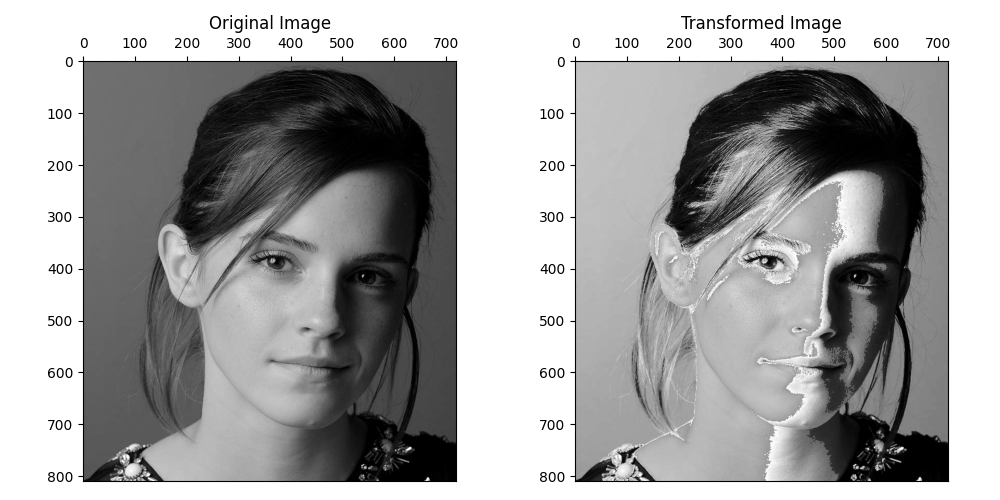
#> input picture EN3160_1_Images/EMMA.png, 1000 x 500 px, given in place of emma.jpg, which was not available
$ jupyter execute --allow-errors vision_assignment_1.ipynb   (text cells are left out)
#> lines starting #> are read from the running program, lines starting #| are printed output that depends on the picture; pictures that were not available may be replaced by others from this repository, and a replacement may not be noted
[cell 1]
import cv2 as cv
import numpy as np
import matplotlib.pyplot as plt

c = np.array([(50,50),(50, 100), (150, 255), (150,150)])
t1 = np.linspace(0, c[0,1], c[0,0] + 1 - 0).astype('uint8')
print(len(t1))
t2 = np.linspace(c[0,1], c[1,1], c[1,0] - c[0,0]).astype('uint8')
print(len(t2))
t3 = np.linspace(c[1,1] + 1, c[2,1], c[2,0] - c[1,0]).astype('uint8')
print(len(t3))
t4 = np.linspace(c[2,1], c[3,1], c[3,0] - c[2,0]).astype('uint8')
print(len(t3))
t5 = np.linspace(c[3,1] + 1, 255, 255 - c[3,0]).astype('uint8')
print(len(t3))
transform = np.concatenate((t1, t2), axis=0).astype('uint8')
transform = np.concatenate((transform, t3), axis=0).astype('uint8')
transform = np.concatenate((transform, t4), axis=0).astype('uint8')
transform = np.concatenate((transform, t5), axis=0).astype('uint8')
print(len(transform))

plt.plot(transform)
plt.xlabel('Input, $f(x)$')
plt.ylabel('Output, $T[f(x)]$')
plt.xlim(0,255)
plt.ylim(0,255)
# plt.grid(color='black', linestyle='-', linewidth=1)
plt.savefig('transform.png')
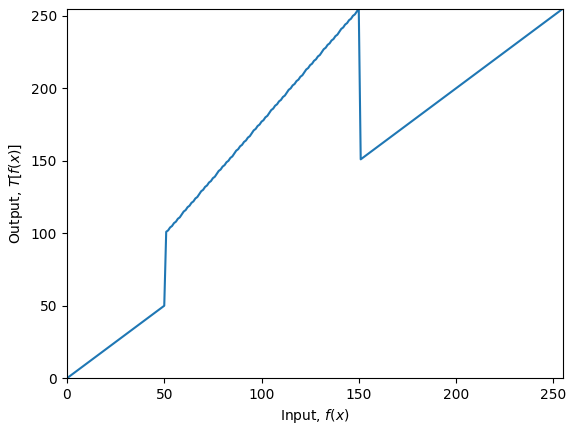
#> figure drawn by matplotlib, 1 panel; curve peaks at x = 150, y = 255
plt.show()

img_orig = cv.imread(r"C:\Users\samko\Downloads\a1images\emma.jpg", cv.IMREAD_GRAYSCALE)
#> img_orig is the input picture: shape (500, 1000); min 0, max 255, mean 162.4
image_transformed = cv.LUT(img_orig, transform)
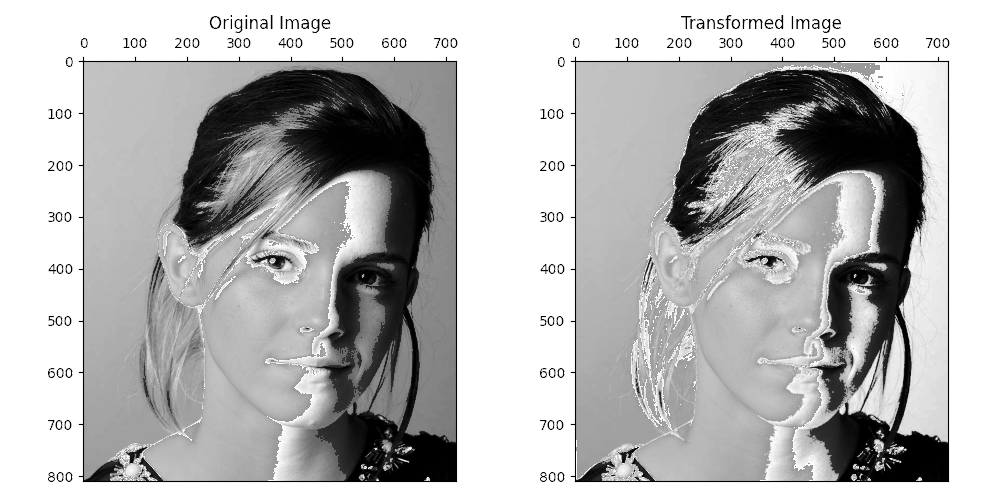
#> image_transformed: shape (500, 1000); min 0, max 255, mean 181.5

plt.figure(figsize=(10, 5))


plt.subplot(1, 2, 1)
ax = plt.gca()
ax.xaxis.set_ticks_position('top')

plt.title("Original Image")
plt.imshow(img_orig, cmap='gray')


plt.subplot(1, 2, 2)
ax = plt.gca()
ax.xaxis.set_ticks_position('top')

plt.title("Transformed Image")
plt.imshow(image_transformed, cmap='gray')


plt.tight_layout()
plt.savefig('EMMA.png')
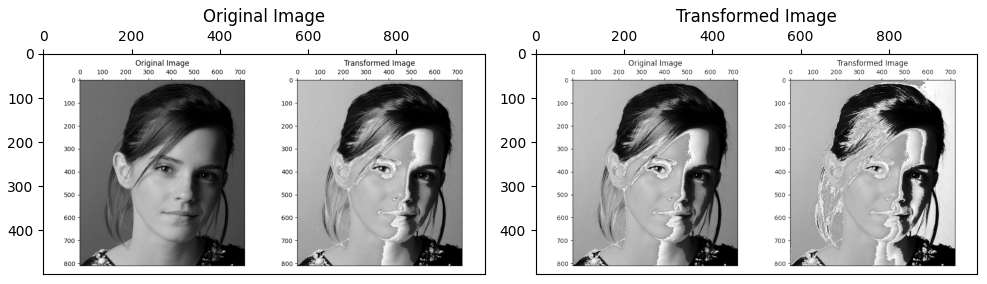
#> figure drawn by matplotlib, 2 panels
plt.show()

$ run again, with EN3160_1_Images/Gamma_0_5.png copied over EN3160_1_Images/EMMA.png
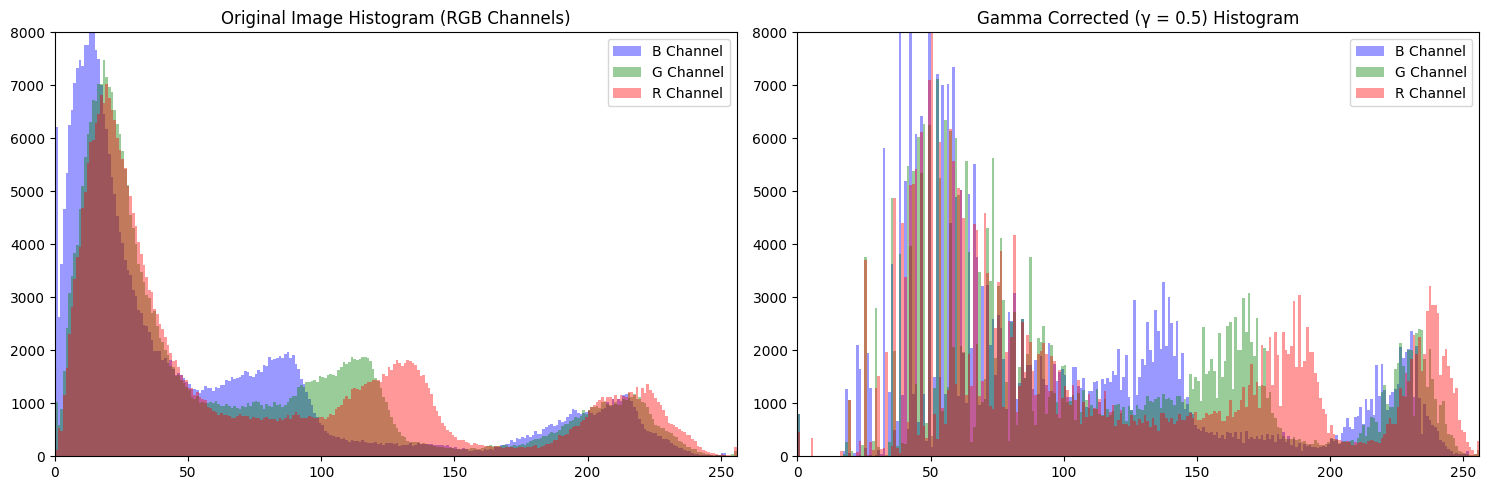
#> input picture EN3160_1_Images/Gamma_0_5.png, 1489 x 490 px, given in place of emma.jpg, which was not available
#> `image_transformed = cv.LUT(img_orig, transform)`:
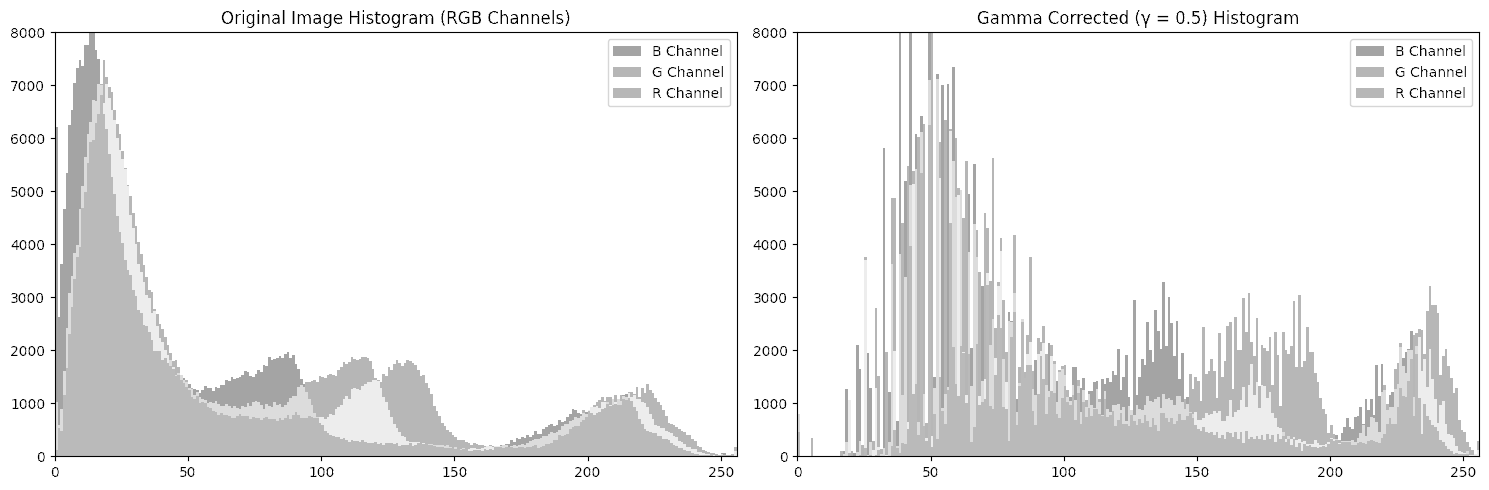
#> image_transformed: shape (490, 1489); min 0, max 255, mean 238.9
#> `plt.savefig('EMMA.png')`:
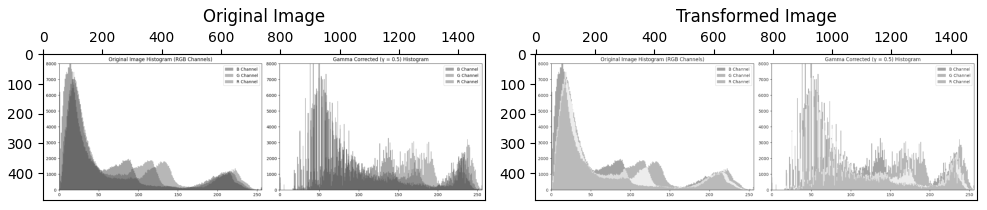
#> figure drawn by matplotlib, 2 panels

$ run again, with EN3160_1_Images/Gamma_2.png copied over EN3160_1_Images/EMMA.png
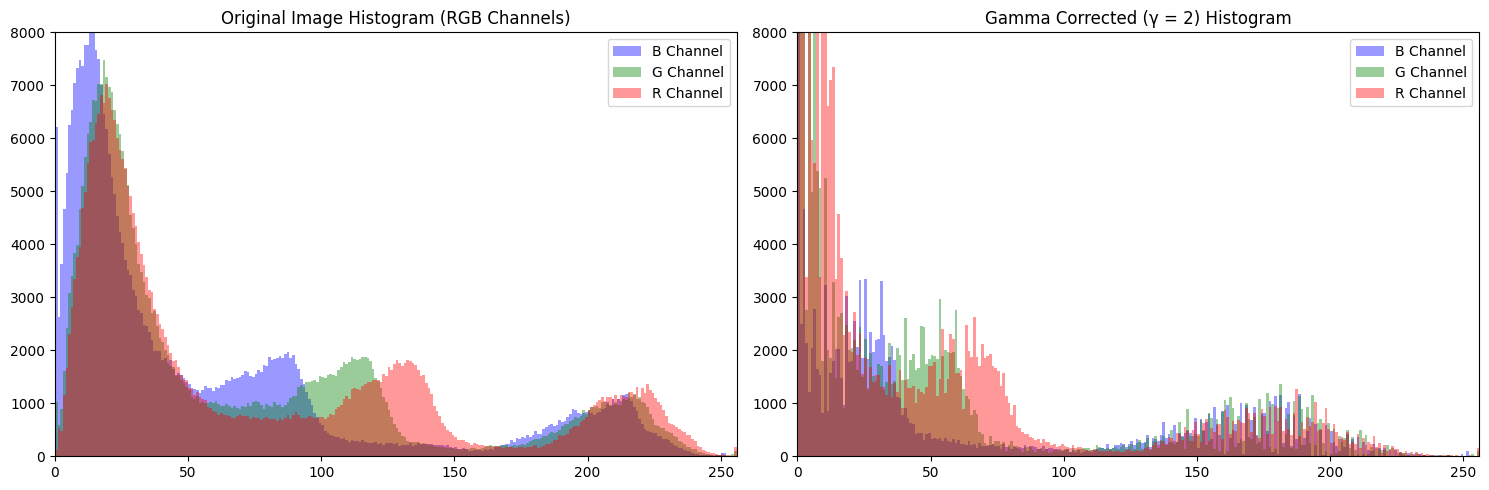
#> input picture EN3160_1_Images/Gamma_2.png, 1489 x 490 px, given in place of emma.jpg, which was not available
#> `image_transformed = cv.LUT(img_orig, transform)`:
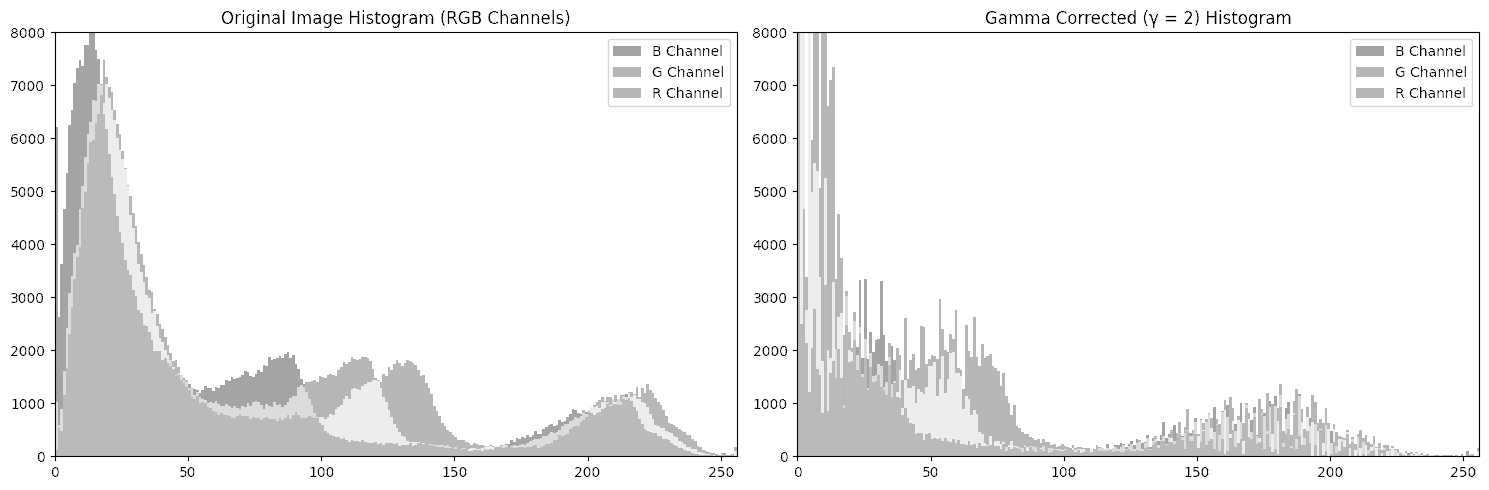
#> image_transformed: shape (490, 1489); min 0, max 255, mean 242
#> `plt.savefig('EMMA.png')`:
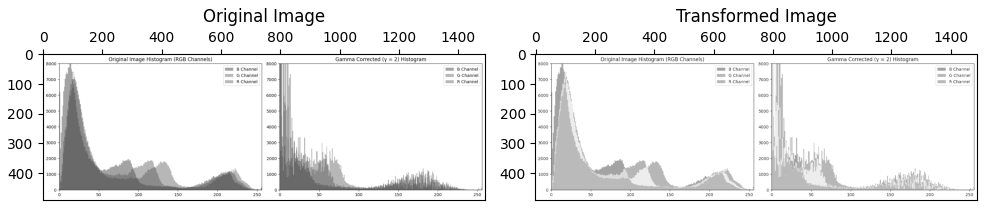
#> figure drawn by matplotlib, 2 panels

$ run again, with EN3160_1_Images/Gamma_corrected.png copied over EN3160_1_Images/EMMA.png
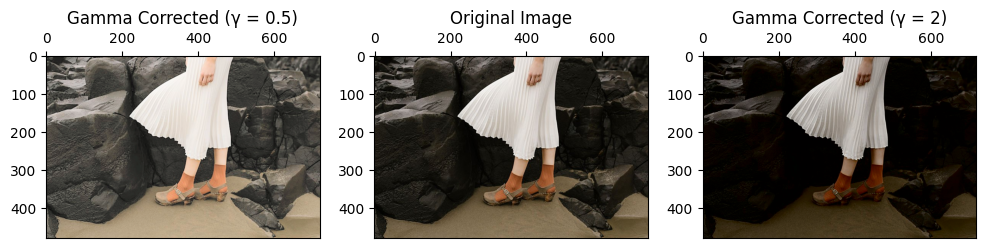
#> input picture EN3160_1_Images/Gamma_corrected.png, 986 x 248 px, given in place of emma.jpg, which was not available
#> `image_transformed = cv.LUT(img_orig, transform)`:
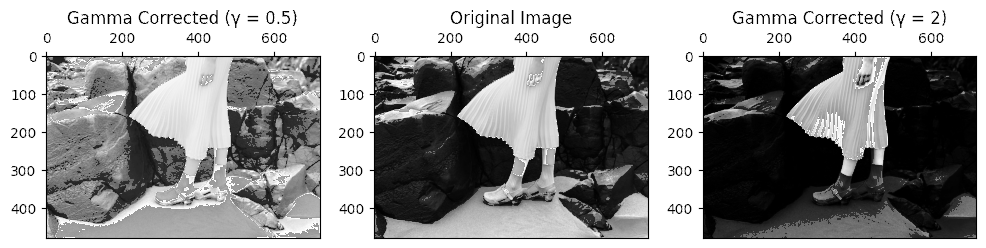
#> image_transformed: shape (248, 986); min 0, max 255, mean 151.1
#> `plt.savefig('EMMA.png')`:
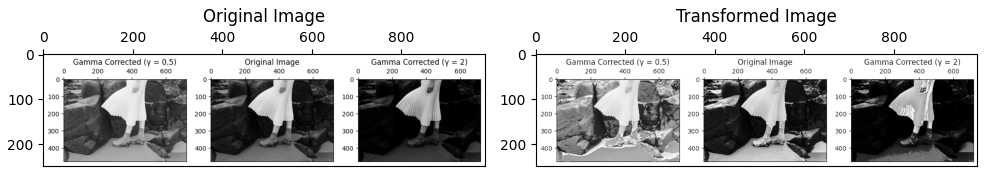
#> figure drawn by matplotlib, 2 panels
